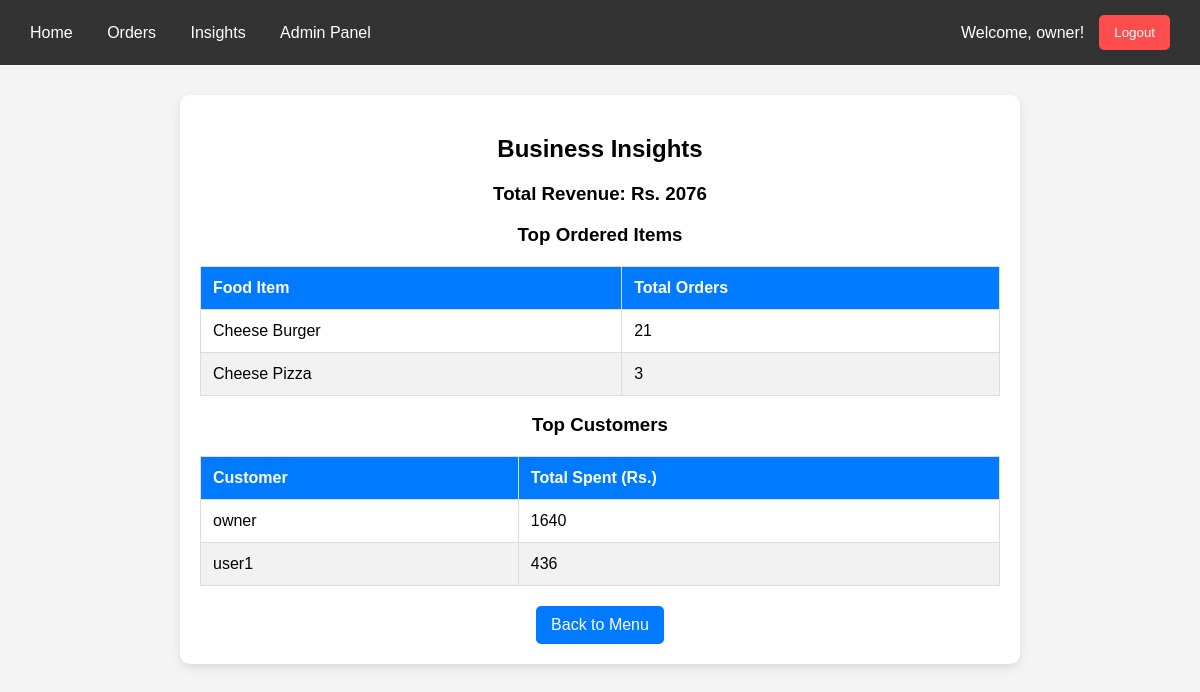
The page /system/insights/ (signed in) on the database as committed earlier.
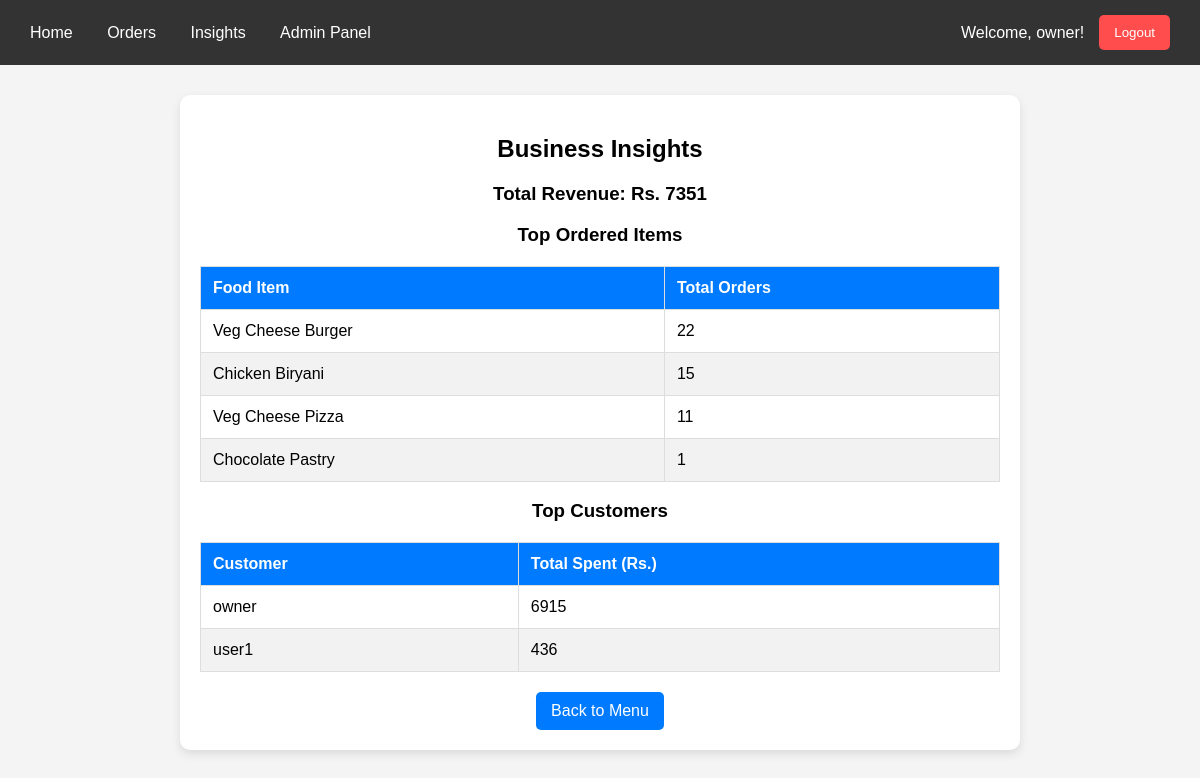
The same page on the database as committed later.
### customer/models.py (models this page shows, shortened)
class FoodItem(models.Model):
    name = models.CharField(
        max_length=100,
        validators=[RegexValidator(regex=r'^[a-zA-Z0-9 ]+$', message="Invalid Name")]
    )
    description = models.TextField(blank=True)
    price = models.DecimalField(
        max_digits=6,
        decimal_places=2,
        validators=[MinValueValidator(0.01)]  #price is above 0
    )
    image = models.ImageField(upload_to="food_images/", blank=True, null=True)
    is_veg = models.BooleanField(default=True)

### system/views.py (the view)
# urls.py: path("insights/", insights_view, name="insights"),
@login_required
def insights_view(request):
    revenue = OrderInsights.total_revenue()
    top_items = OrderInsights.most_ordered_items()
    top_customers = OrderInsights.top_customers()
    return render(request, "system/insights.html", {
        "revenue": revenue,
        "top_items": top_items,
        "top_customers": top_customers,
    })

### system/models.py (called while the page is built)
    @staticmethod
    def total_revenue():
        return Order.objects.aggregate(models.Sum("total_price"))["total_price__sum"] or 0

    @staticmethod
    def most_ordered_items():
        return (
            OrderItem.objects.values(
                "food_item__name",
                )
            .annotate(total_quantity=models.Sum("quantity"))
            .order_by("-total_quantity")[:5]
        )

    @staticmethod
    def top_customers():
        return (
            Order.objects.values("customer__username")
            .annotate(total_spent=models.Sum("total_price"))
            .order_by("-total_spent")[:5]
        )

### templates/system/insights.html (shortened to what this page needs)
{% load static %}
<!DOCTYPE html>
<html lang="en">
<head>
</head>
<body>
    <div class="navbar">
        <div>
            <a href="{% url 'menu' %}">Home</a>
            <a href="{% url 'orders' %}">Orders</a>
            <a href="{% url 'insights' %}">Insights</a>
            <a href="/admin/">Admin Panel</a>
        </div>
        <div class="right">
            <span>Welcome, {{ user.username }}!</span>
            <a href="{% url 'logout' %}" class="logout"><button>Logout</button></a>
        </div>
    </div>
    {%  if user.is_superuser%}
        <div class="container">
            <h2>Business Insights</h2>
            <h3>Total Revenue: Rs. {{ revenue }}</h3>
            <h3>Top Ordered Items</h3>
            <table>
                <thead>
                    <tr>
                        <th>Food Item</th>
                        <th>Total Orders</th>
                    </tr>
                </thead>
                <tbody>
                    {% for item in top_items %}
                    <tr>
                        <td>{{ item.food_item__name }}</td>
                        <td>{{ item.total_quantity }}</td>
                    </tr>
                    {% endfor %}
                </tbody>
            </table>
            <h3>Top Customers</h3>
            <table>
                <thead>
                    <tr>
                        <th>Customer</th>
                        <th>Total Spent (Rs.)</th>
                    </tr>
                </thead>
                <tbody>
                    {% for customer in top_customers %}
                    <tr>
                        <td>{{ customer.customer__username }}</td>
                        <td>{{ customer.total_spent }}</td>
                    </tr>
                    {% endfor %}
                </tbody>
            </table>
            <a href="{% url 'menu' %}" class="back-btn">Back to Menu</a>
        </div>
    {% else %}
        <h2>Access Denied</h2>
        <p>You do not have permission to view this page.</p>
    {% endif %}
</body>
</html>

Rows that differ between the two databases and show on the page:
changed FoodItem: food_item__name "Cheese Burger" → "Veg Cheese Burger"; total_quantity "21" → "22"
added FoodItem: food_item__name "Chicken Biryani", total_quantity "15"
changed FoodItem: food_item__name "Cheese Pizza" → "Veg Cheese Pizza"; total_quantity "3" → "11"
added FoodItem: food_item__name "Chocolate Pastry", total_quantity "1"
Other text that changed with them:
{{ revenue }}: "2076" → "7351"
new list line: "owner 6915"
list line gone: "owner 1640"
